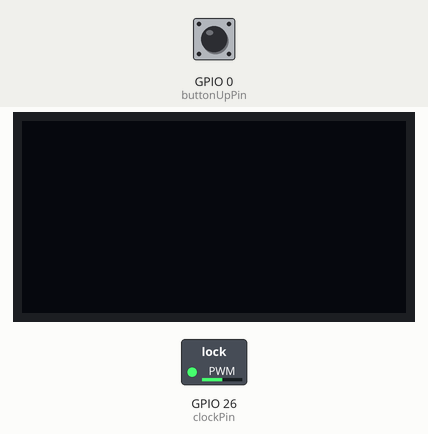
Simulated run of this sketch. Board: ESP32. Parts: 128×64 one-colour display, switched loads named in the sketch (green lamp = pin HIGH). Inputs (shaded band) come from the test bench; at power-on: GPIO 0 (buttonUpPin) HIGH. What the sketch prints to the serial monitor is not drawn.

Above: at 1.2 s.
1.3 s: GPIO 0 (buttonUpPin) pulled LOW for 1 s
At 2.7 s:
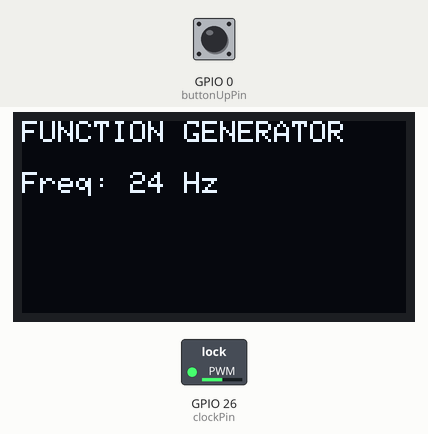
3.8 s: GPIO 0 (buttonUpPin) pulled LOW for 0.15 s
At 4.8 s:
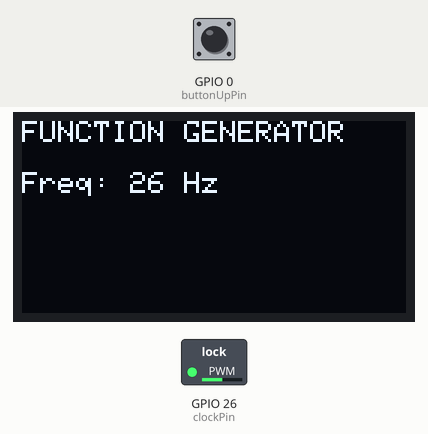
5.4 s: GPIO 0 (buttonUpPin) pulled LOW for 0.15 s
At 5.43 s:
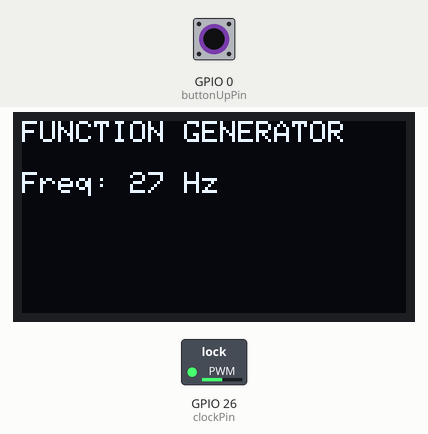
7.0 s: GPIO 0 (buttonUpPin) pulled LOW for 1 s
At 8.3 s:
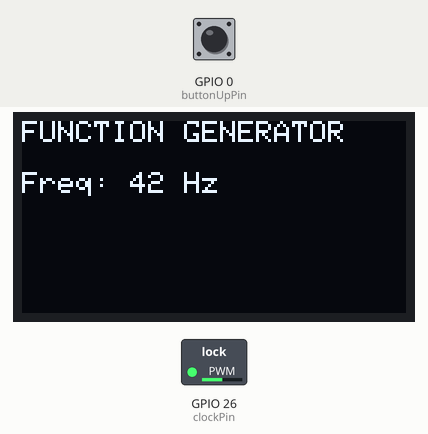
Timing chart, 0 to 10.0 s (numbered marks = the images above; inputs shaded):
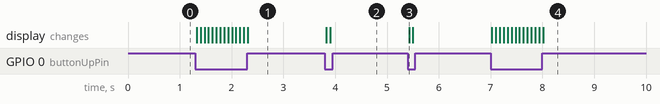

The sketch:

test_clock.ino
```cpp
#include <driver/ledc.h>  // Library to control LEDC, used for PWM
#include <SPI.h>
#include <Wire.h>
#include <Adafruit_GFX.h>
#include <Adafruit_SSD1306.h>

// Configure Display
#define OLED_RESET 4
Adafruit_SSD1306 display(OLED_RESET);
// Define clock output pin
const int clockPin = 26;   // Change this to any suitable GPIO pin

// Define button pins
const int buttonUpPin = 0;   // Pin for the "increase frequency" button
const int buttonDownPin = 4; // Pin for the "decrease frequency" button

// Define initial clock frequency in Hz
int clockFrequency = 10;  // Starting frequency (e.g., 48kHz)
const int stepSize = 1;     // Frequency step size (in Hz)
const int minFrequency = 5; // Minimum frequency (in Hz)
const int maxFrequency = 10000; // Maximum frequency (in Hz)

void setup() {
  display.begin(SSD1306_SWITCHCAPVCC, 0x3C);
  display.clearDisplay();

  // Initialize serial communication
  Serial.begin(115200);
  Serial.println("Generating clock signal with adjustable frequency...");

  // Configure the LEDC timer (using 8-bit resolution for PWM)
  ledcSetup(0, clockFrequency, 8);  // Timer 0, initial frequency, 8-bit resolution

  // Attach the clock signal to the specified GPIO pin
  ledcAttachPin(clockPin, 0);

  // Set button pins as inputs
  pinMode(buttonUpPin, INPUT_PULLUP);   // Use internal pull-up resistor
  pinMode(buttonDownPin, INPUT_PULLUP); // Use internal pull-up resistor

  // Set initial duty cycle
  ledcWrite(0, 128);  // Set duty cycle to 50% (128 out of 255)
}

void loop() {
  // Read button states
  int buttonUpState = digitalRead(buttonUpPin);
  int buttonDownState = digitalRead(buttonDownPin);

  // Increase frequency if the "up" button is pressed
  if (buttonUpState == LOW) {  // Button pressed (LOW for active state)
    if (clockFrequency + stepSize <= maxFrequency) {
      clockFrequency += stepSize;
      Serial.print("Frequency increased to: ");
      Serial.println(clockFrequency);
      updateClockFrequency();
      delay(50);  // Debounce delay
    }
  }

  // Decrease frequency if the "down" button is pressed
  if (buttonDownState == LOW) {  // Button pressed (LOW for active state)
    if (clockFrequency - stepSize >= minFrequency) {
      clockFrequency -= stepSize;
      Serial.print("Frequency decreased to: ");
      Serial.println(clockFrequency);
      updateClockFrequency();
      delay(50);  // Debounce delay
    }
  }
}

// Function to update clock frequency
void updateClockFrequency() {
  // Reconfigure the timer with the new frequency
  ledcSetup(0, clockFrequency, 8);  // Timer 0, updated frequency, 8-bit resolution
    display.clearDisplay();

  display.setTextSize(1);
  display.setTextColor(WHITE);
  display.setCursor(0, 0);
  display.println("FUNCTION GENERATOR");

  display.setTextSize(1);
  display.setTextColor(WHITE);
  display.setCursor(0,17);
  display.print("Freq: ");
  display.print(clockFrequency);
  display.println(" Hz");
  display.display();
}
```

Measured:
- after the input at 1.3 s, the display: first changes at once (image 1 shows a later state)
- after the input at 3.8 s, the display: first changes at once (image 2 shows a later state)
- after the input at 5.4 s, the display: changes at once (image 3)
- after the input at 7.0 s, the display: first changes at once (image 4 shows a later state)
